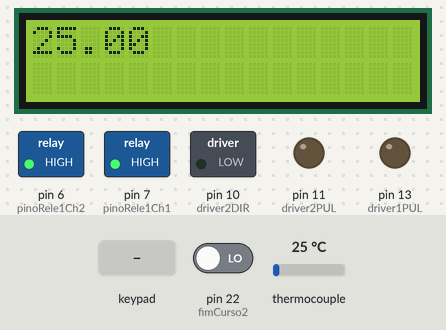
A sketch run on a simulated Arduino Mega 2560, built with avr-gcc and run on an emulated ATmega2560. On the bench: 16×2 character LCD, switched loads named in the sketch (green lamp = pin HIGH), output pins drawn as LEDs (lit = HIGH). Inputs (shaded band) come from the test bench; at power-on: pin 22 (fimCurso2) LOW, thermocouple 25 °C. What the sketch prints to the serial monitor is not drawn.

Above: at 1.2 s.
1.3 s: key 'C' pressed
At 2.2 s:
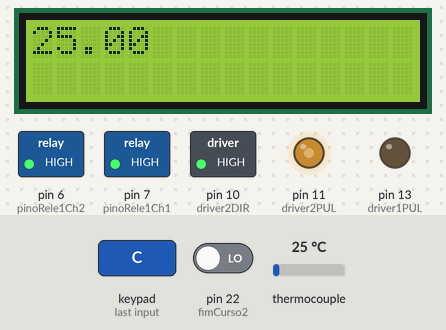
4.3 s: key 'A' pressed
7.3 s: key 'D' pressed
At 8.71 s:
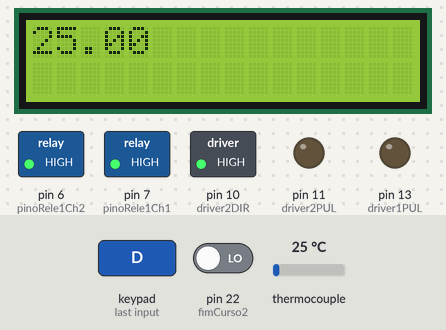
10.3 s: pin 22 (fimCurso2) driven HIGH
At 12.1 s:
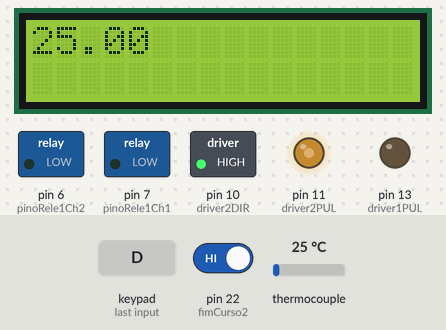
Timing chart, 0 to 28.3 s (numbered marks = the images above; inputs shaded):
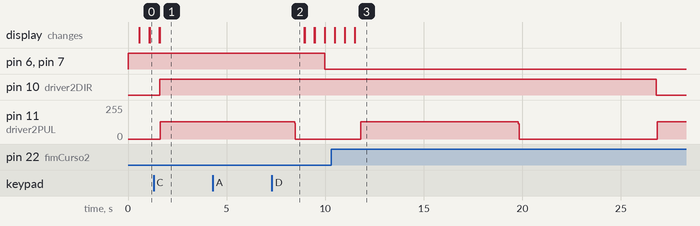

The sketch:

3_-_Controle_v2.ino
```cpp
#include <Keypad.h> // Biblioteca do codigo
#include <Wire.h>
#include <LiquidCrystal_I2C.h>
#include "max6675.h" //INCLUSÃO DE BIBLIOTECA


LiquidCrystal_I2C lcd(0x27,16,2);

const byte LINHAS = 4; // Linhas do teclado
const byte COLUNAS = 4; // Colunas do teclado

const char TECLAS_MATRIZ[LINHAS][COLUNAS] = { // Matriz de caracteres (mapeamento do teclado)
  {'1', '2', '3', 'A'},
  {'4', '5', '6', 'B'},
  {'7', '8', '9', 'C'},
  {'*', '0', '#', 'D'}
};


const byte PINOS_LINHAS[COLUNAS] = {45, 43, 41, 39}; // Pinos de conexao com as linhas do teclado
const byte PINOS_COLUNAS[LINHAS] = {37, 35, 33, 31}; // Pinos de conexao com as colunas do teclado

int ktcSO = 52; //PINO DIGITAL (SO)
int ktcCS = 50; //PINO DIGITAL (CS)
int ktcCLK = 53; //PINO DIGITAL (CLK / SCK)


const int pinoRele1Ch1 = 7; //PINO DIGITAL UTILIZADO PELO MÓDULO RELÉ (CANAL 1)
const int pinoRele1Ch2 = 6; //PINO DIGITAL UTILIZADO PELO MÓDULO RELÉ (CANAL 2)

int driver1PUL = 13 ;    // PUL- pin
int driver1DIR = 12 ;    // DIR- pin

int driver2PUL = 11 ;    // PUL- pin
int driver2DIR = 10 ;    // DIR- pin

long int giro1 = 0;
long int giro2 = 0;
long int giro3 = 0;
long int giro4 = 0;

int pd = 1000;//Aqui você define a velocidade dos motores, quanto maior mais lento fica, não diminuir mais que 750
int pd2 = 700;//Aqui você define a velocidade dos motores, quanto maior mais lento fica, não diminuir mais que 750

int i = 0;

MAX6675 ktc(ktcCLK, ktcCS, ktcSO);

Keypad teclado_personalizado = Keypad(makeKeymap(TECLAS_MATRIZ), PINOS_LINHAS, PINOS_COLUNAS, LINHAS, COLUNAS); // Inicia teclado
int fimCurso1 = 24; //Pino Digital Fim de curso 1
int fimCurso2 = 22; //Pino Digital Fim de curso 2

boolean StatusFimCurso1 = LOW; // Status Fim de Curso 1
boolean StatusFimCurso2 = LOW; // Status Fim de Curso 2

void setup() {
  Serial.begin(9600); // Inicia porta serial

  pinMode(pinoRele1Ch1, OUTPUT); //DEFINE O PINO COMO SAÍDA
  pinMode(pinoRele1Ch2, OUTPUT); //DEFINE O PINO COMO SAÍDA

  pinMode (driver1PUL, OUTPUT);
  pinMode (driver2DIR, OUTPUT);

  pinMode (driver2PUL, OUTPUT);
  pinMode (driver2DIR, OUTPUT);

  digitalWrite(pinoRele1Ch1, HIGH); //MÓDULO RELÉ INICIA DESLIGADO
  digitalWrite(pinoRele1Ch2, HIGH); //MÓDULO RELÉ INICIA DESLIGADO

  pinMode(fimCurso1, INPUT); //Define pino como entrada
  pinMode(fimCurso2, INPUT); //Define pino como entrada

  lcd.init();
  lcd.setBacklight(HIGH);
}

void loop() {

  lcd.setCursor(0,0);
  lcd.print(ktc.readCelsius());

  char leitura_teclas = teclado_personalizado.getKey(); // Atribui a variavel a leitura do teclado

  if (leitura_teclas) { // Se alguma tecla foi pressionada

     lcd.setCursor(0,1);

     if(leitura_teclas == 'A')
     {
      digitalWrite(pinoRele1Ch1, LOW); //MÓDULO RELÉ INICIA DESLIGADO
      digitalWrite(pinoRele1Ch2, LOW); //MÓDULO RELÉ INICIA DESLIGADO
      lcd.clear();
     }
     if(leitura_teclas == 'C')
     {
       digitalWrite(driver2DIR,HIGH);

       for (i; i<=4000; i++)
       {
          digitalWrite(driver2PUL,HIGH);
          delayMicroseconds(850);
          digitalWrite(driver2PUL,LOW);
          delayMicroseconds(850);
       }
       i = 0;
     }
     if(leitura_teclas == 'D')
     {
              long int giro1 = 0; // Controle giro 1
              long int giro2 = 0; // Controle giro 2
              long int giro3 = 0; // Controle giro 3
              long int giro4 = 0; // Controle giro 4

              digitalWrite(driver1DIR,LOW); //Aqui é primeiro giro do projeto, fechamento do molde

              for (giro1= 0; giro1<=700000; giro1++){ //Aqui você faz o preset de quanto ele vai andar, quando for fazer o preset, zere o valor dos outros giros.
                digitalWrite(driver1PUL,HIGH);
                delayMicroseconds(pd);
                digitalWrite(driver1PUL,LOW);
                delayMicroseconds(pd);

                StatusFimCurso2 = digitalRead(fimCurso2);
                if(StatusFimCurso2 == HIGH)
                {
                  Serial.println(StatusFimCurso2);
                  giro1 = 700000;
                }
              }

          //-----------------------------------------------------------------------------------------------

              delay (250); // Este é um pequeno delay após o fechamento do molde para encher

          //Injeção de Material----------------------------------------------------------------------------
              digitalWrite(driver2DIR,HIGH); // Aqui é a injeção do material

              for (giro2= 0; giro2<=4000; giro2++){ // Aqui você define o tanto que o fuso vai rodar, recomendo 11000
                digitalWrite(driver2PUL,HIGH);
                delayMicroseconds(pd);
                digitalWrite(driver2PUL,LOW);
                delayMicroseconds(pd);
              }
          //-----------------------------------------------------------------------------------------------

              delay (7000); // Este é o tempo que o material esfria dentro do molde

          //Retira Pressão----------------------------------------------------------------------------
              digitalWrite(driver2DIR,LOW); // Aqui é a volta do fuso para tirar a pressão

              for (giro3= 0; giro3<=4000; giro3++){ //Recomendo colocar 2000 aqui
                digitalWrite(driver2PUL,HIGH);
                delayMicroseconds(pd);
                digitalWrite(driver2PUL,LOW);
                delayMicroseconds(pd);
              }
          //-----------------------------------------------------------------------------------------------
              delay (3000); // Este é o tempo de espera para o molde abrir

          //Abre Molde----------------------------------------------------------------------------
              digitalWrite(driver1DIR,HIGH); // Está ultima operação abre o molde

              for (giro4= 0; giro4<=700000; giro4++){ //Aqui o valor deve ser igual ao do fechamento do molde, pois abre a mesma quantidade.
                digitalWrite(driver1PUL,HIGH);
                delayMicroseconds(pd);
                digitalWrite(driver1PUL,LOW);
                delayMicroseconds(pd);

                StatusFimCurso1 = digitalRead(fimCurso1);
                if(StatusFimCurso1 == HIGH){
                  giro4 = 700000;
                }
              }
     }
       if(leitura_teclas == 'B')
     {
      digitalWrite(pinoRele1Ch1, HIGH); //MÓDULO RELÉ INICIA DESLIGADO
      digitalWrite(pinoRele1Ch2, HIGH); //MÓDULO RELÉ INICIA DESLIGADO
      lcd.clear();
     }
  }
  delay(500);

  lcd.clear();
}
```

Measured:
- after the input at 1.3 s, pin 10 (driver2DIR): LOW → HIGH after 0.30 s; pin 11 (driver2PUL): 0/255 → 130/255 after 0.35 s
- after the input at 4.3 s, every drawn part: stays the same
- after the input at 10.3 s, pin 10 (driver2DIR): HIGH → LOW after 16.5 s; pin 11 (driver2PUL): 0/255 → 128/255 after 1.5 s, → 0/255 8.0 s later, → 128/255 7.0 s later; pin 13 (driver1PUL): stays LOW (without the input it goes to HIGH after 1.3 s)
